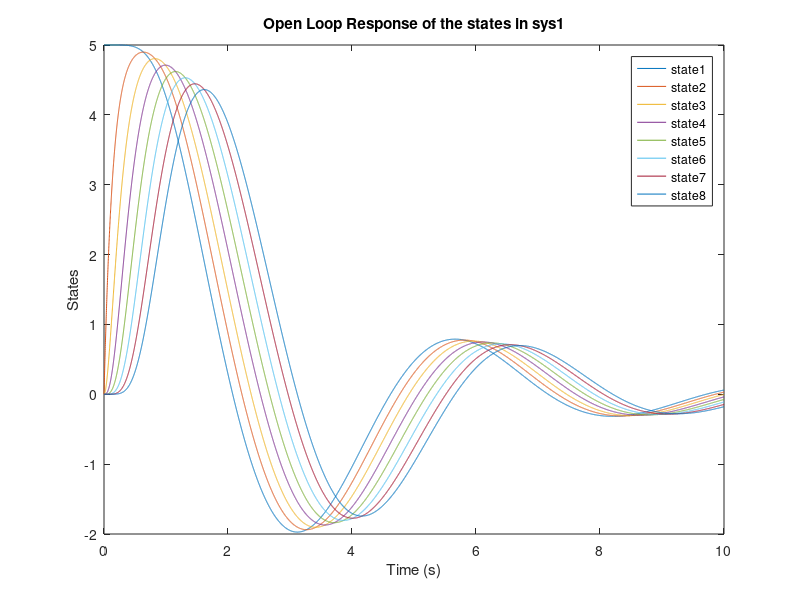
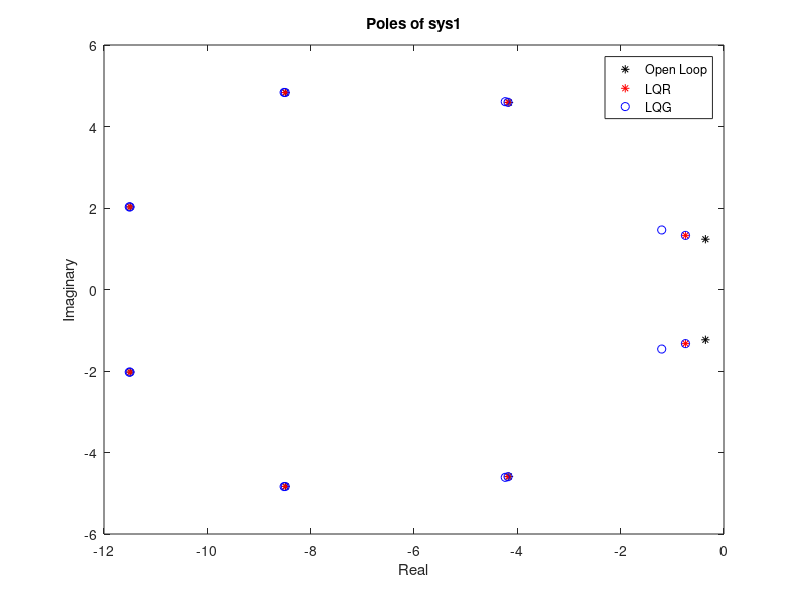
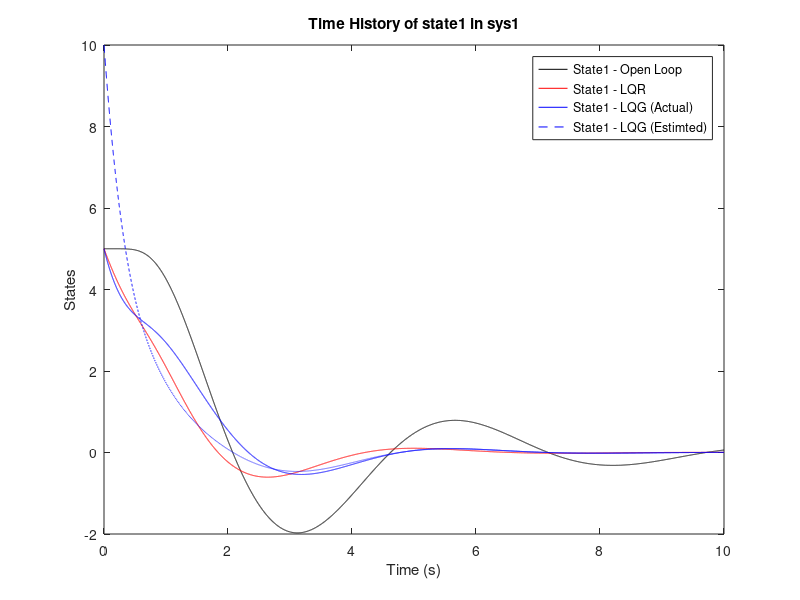
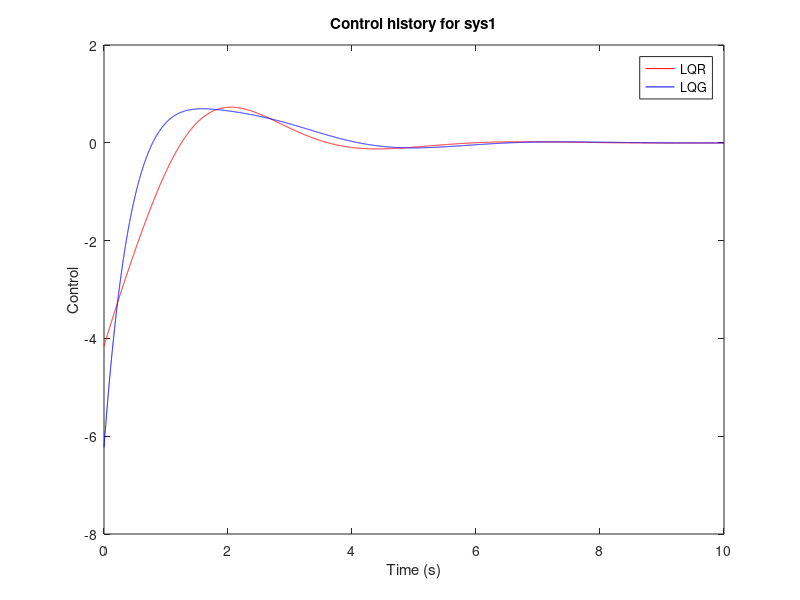

The MATLAB source for these figures, in order:
%% MATH 5546: Final Project
% Submission by Sandeep k JADA

clear; clc; close all;

%% C(A,B) and O(A,C)

load SYS1

disp(['The rank of controllablity Matrix is ',num2str(rank(ctrb(A_sys1,B_sys1))),'/',num2str(length(A_sys1))]);
disp(['The rank of observablity Matrix is ',num2str(rank(obsv(A_sys1,C_sys1))),'/',num2str(length(A_sys1))]);


%% Simulation of Open-loop

tfinal = 10;
dt = 0.001;

t = 0:dt:tfinal;

% Just doing an Euler-Cauchy 1st order

X = IC1;

for n=2:length(t)
    X(:,n) = X(:,n-1) + dt.*A_sys1*X(:,n-1);
end

figure; 
for n = 1:length(A_sys1)
    plot(t,X(n,:)','DisplayName',['state',num2str(n)]);hold on
end
legend show
title('Open Loop Response of the states in sys1');
xlabel('Time (s)')
ylabel('States')

poles_OLP = eig(A_sys1);
figure(2); plot(real(poles_OLP),imag(poles_OLP),'k*'); hold on
title('Poles of sys1');
xlabel('Real')
ylabel('Imaginary')

figure(3); plot(t,X(1,:)','k');hold on
title('Time History of state1 in sys1');
xlabel('Time (s)')
ylabel('States')

[num,den]=ss2tf(A_sys1,B_sys1,C_sys1,0);
sys1_TFOLP = tf(num,den);




%% LQR

[K,P,poles_CLP] = lqr(A_sys1,B_sys1,Q_sys1,R_sys1);

X = IC1;



for n=2:length(t)
    X(:,n) = X(:,n-1) + dt.*(A_sys1-B_sys1*K)*X(:,n-1);
end

figure(4); plot(t,-K*X,'r'); hold on;
title('Control history for sys1')
xlabel('Time (s)')
ylabel('Control')

figure; 
for n = 1:length(A_sys1)
    plot(t,X(n,:)','DisplayName',['state',num2str(n)]);hold on
end
legend show
title('LQR Response of the all states in sys1');
xlabel('Time (s)')
ylabel('States')


figure(2); plot(real(poles_CLP),imag(poles_CLP),'r*')

figure(3); plot(t,X(1,:)','r');

[num,den]=ss2tf(A_sys1,B_sys1,K,0);
sys1_TFLQR = tf(num,den);

% figure;margin(sys1_TF)



%% LQG
[K,P,~] = lqr(A_sys1,B_sys1,Q_sys1,R_sys1);
[F,PI,~] = lqr(A_sys1',C_sys1',M_sys1,N_sys1);
F=F';

X = IC1;
X_e = IC1.*0;

X_aug = [X;-5*ones(length(IC1),1)];

A_aug = [A_sys1-B_sys1*K B_sys1*K; 0.*A_sys1 A_sys1-F*C_sys1];

for n=2:length(t)
    X_aug(:,n) = X_aug(:,n-1) + dt.*(A_aug)*X_aug(:,n-1);
end
X = X_aug(1:length(A_sys1),:);
X_e = X - X_aug(end-length(A_sys1)+1:end,:);



poles_LQG = eig([A_sys1 -B_sys1*K;F*C_sys1 (A_sys1-F*C_sys1-B_sys1*K)]);

figure(2); plot(real(poles_LQG),imag(poles_LQG),'bo')
legend('Open Loop','LQR','LQG')

[num,den]=ss2tf(A_sys1,B_sys1,C_sys1,0);
sys1_TF_LP = tf(num,den);

% figure;margin(sys1_TF)

[num,den]=ss2tf(A_sys1-B_sys1*K-F*C_sys1,F,K,0);
sys1_TF_K = tf(-1*num,den);


figure(3); plot(t,X(1,:)','b');
plot(t,X_e(1,:)','b--');
legend('State1 - Open Loop','State1 - LQR','State1 - LQG (Actual)','State1 - LQG (Estimted)')

figure(4); plot(t,-K*X_e,'b');
legend('LQR','LQG')



sys1_TFLQG = sys1_TF_LP*sys1_TF_K;

% figure;margin(sys1_TF)

%% LQR - Prescribe degree of stablity

[K,P,poles_CLP] = lqr(A_sys1,B_sys1,Q_sys1.*exp(6),R_sys1);
[~,~,poles_LQR] = lqr(A_sys1,B_sys1,Q_sys1,R_sys1);

X = IC1;

for n=2:length(t)
    X(:,n) = X(:,n-1) + dt.*(A_sys1-B_sys1*K)*X(:,n-1);
end

figure; 
for n = 1:length(A_sys1)
    plot(t,X(n,:)','DisplayName',['state',num2str(n)]);hold on
end
title('LQR Presec Response of the all states in sys1');
legend show

figure; plot(real(poles_LQR),imag(poles_LQR),'ko'); hold on;
plot(real(poles_CLP),imag(poles_CLP),'k*')
legend('LQR','LQR (With Presc Deg of Stab)')
xlabel('Real')
ylabel('Imaginary')

[num,den]=ss2tf(A_sys1,B_sys1,K,0);
sys1_TFLQR2 = tf(num,den);

% figure(1); plot(t,-K*X);

%% Plot for GM and PM

figure; margin(sys1_TFOLP); legend('Open-Loop - TF: U to Z');
figure; margin(sys1_TFLQR); legend('LQR - TF: U to U');
figure; margin(sys1_TFLQG); legend('LQG - TF: U to U');

X = X_aug(1:length(A_sys1),:);
X_e = X - X_aug(end-length(A_sys1)+1:end,:);



figure;
title('LQG Response of the all states in sys1');
for n = 1:length(A_sys1)
    subplot(4,2,n)
    plot(t,X(n,:)','b','DisplayName',['x',num2str(n),' (Act)']);hold on
    plot(t,X_e(n,:)','b--','DisplayName',['x',num2str(n),' (Est)']);
    set(gca,'FontSize',6)
    legend show
end
